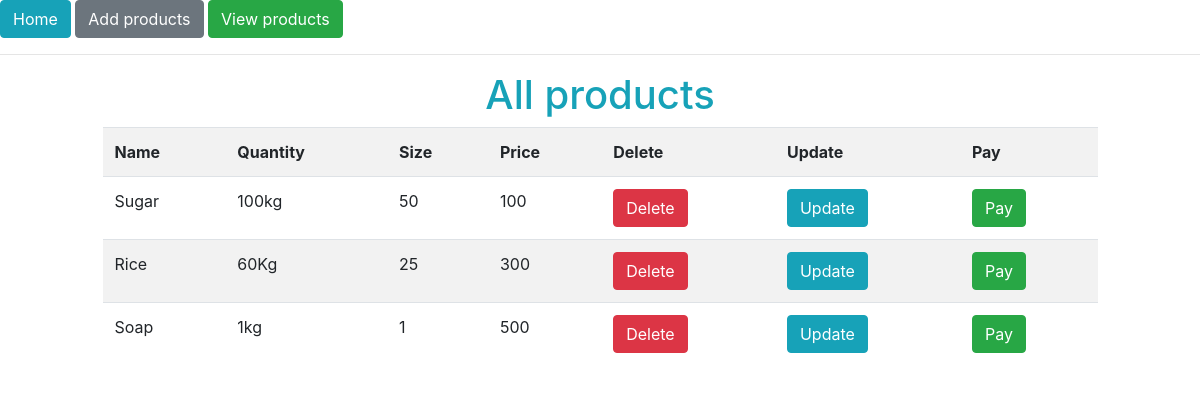
Before: /products/ with the older database file.
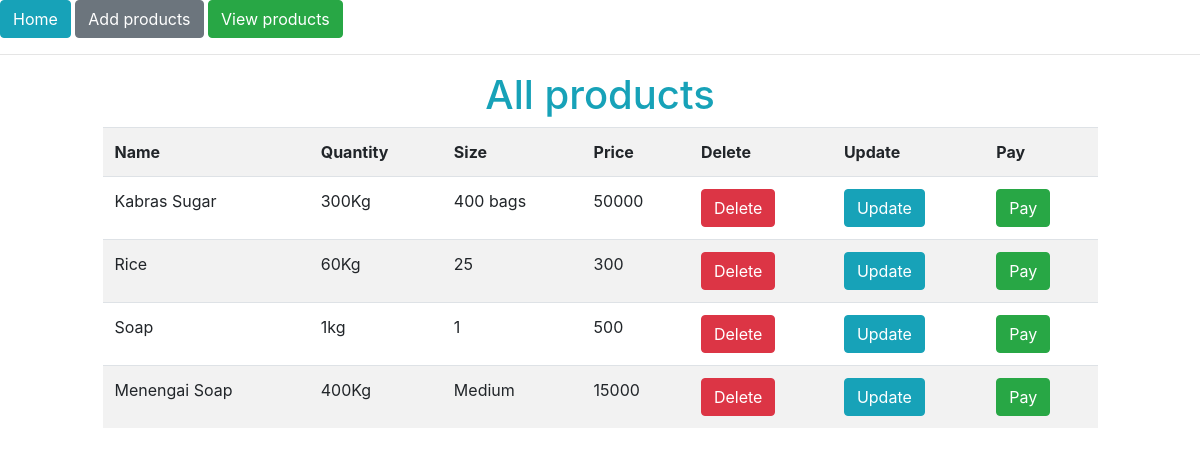
After: the same page with the newer database file.
### products/models.py (models this page shows, shortened)
class Product(models.Model):
    name = models.CharField()
    quantity = models.CharField()
    size = models.CharField()
    price = models.CharField()

### products/views.py (the view)
# urls.py: path('', products_views.all_products, name='all-products-url'),
def all_products(request):
    products = Product.objects.all()
    return render(request, 'products/index.html', {"products": products})

### templates/products/index.html
{% extends 'products/master.html' %}
{% block content %}
    <h1 class="text-info text-center">All products</h1>
    <div class="row">
        <div class="col-1"></div>
        <div class="col-10">
            <table class="table table-hover table-striped">
                <tr>
                    <th>Name</th>
                    <th>Quantity</th>
                    <th>Size</th>
                    <th>Price</th>
                    <th>Delete</th>
                    <th>Update</th>
                    <th>Pay</th>
                </tr>
                {% for product in products %}
                    <tr>
                        <td>{{ product.name }}</td>
                        <td>{{ product.quantity }}</td>
                        <td>{{ product.size }}</td>
                        <td>{{ product.price }}</td>
                        <td><a class="btn btn-danger" href="{% url 'delete-product-url' product.id %}">Delete</a></td>
                        <td><a class="btn btn-info" href="{% url 'update-products-url' product.id %}">Update</a></td>
                        <td><a class="btn btn-success" href="{% url 'prodcts-payment-url' product.id %}">Pay</a></td>
                    </tr>
                {% endfor %}
            </table>
        </div>
        <div class="col-1"></div>
    </div>
{% endblock %}

### templates/products/master.html (shortened to what this page needs)
<!DOCTYPE html>
<html lang="en">
<head>
    {% load static %}
    <link rel="stylesheet" href="{% static 'bootstrap/css/bootstrap.css' %}">
</head>
<body>
    <a href="{% url 'home-url' %}"><button class="btn btn-info">Home</button></a>
    <a href="{% url 'create-products-url' %}"><button class="btn btn-secondary">Add products</button></a>
    <a href="{% url 'all-products-url' %}"><button class="btn btn-success">View products</button></a>
    <hr>
    {% block content %}{% endblock %}
</body>
</html>

Changed rows visible on the page:
changed Product: name "Sugar" → "Kabras Sugar"; quantity "100kg" → "300Kg"; size "50" → "400 bags"; price "100" → "50000"
added Product: name "Menengai Soap", quantity "400Kg", size "Medium", price "15000"
